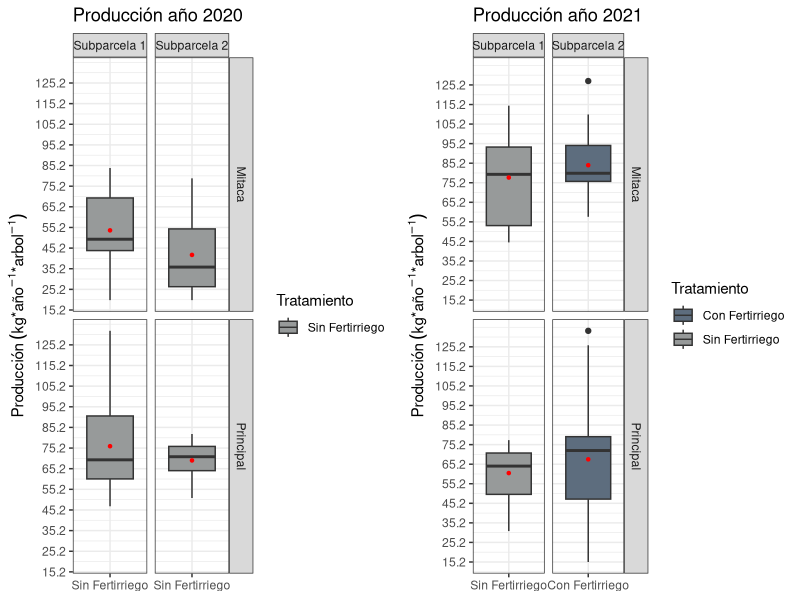
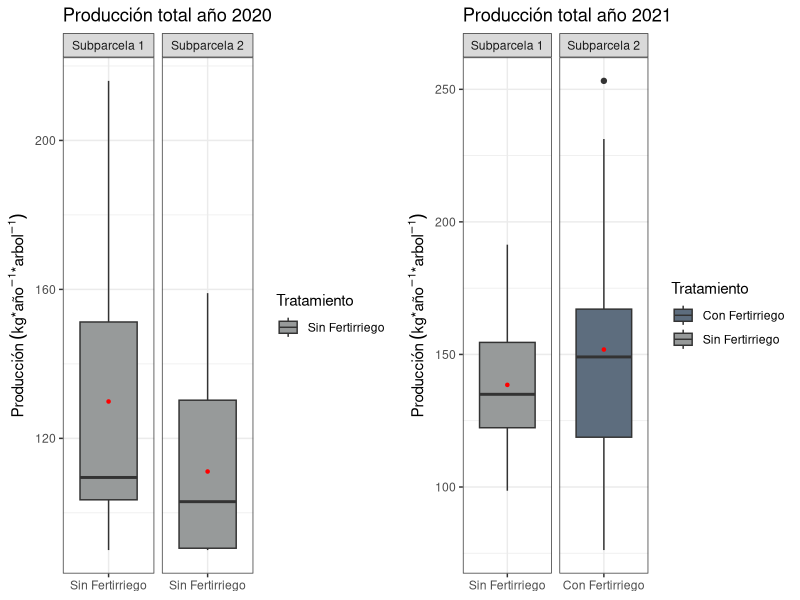
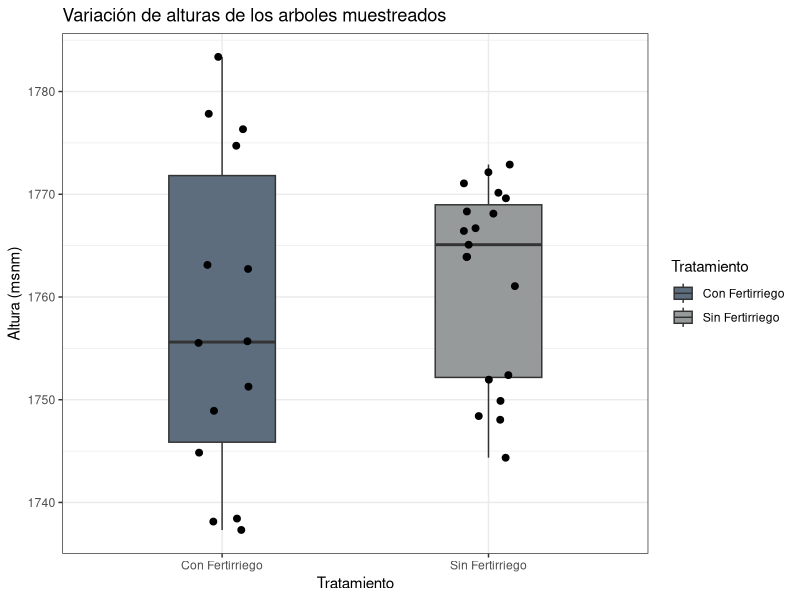
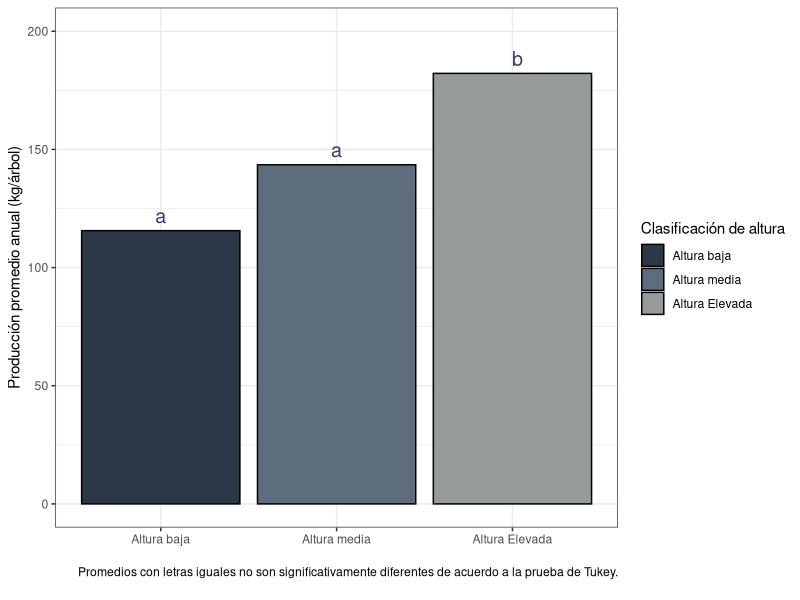
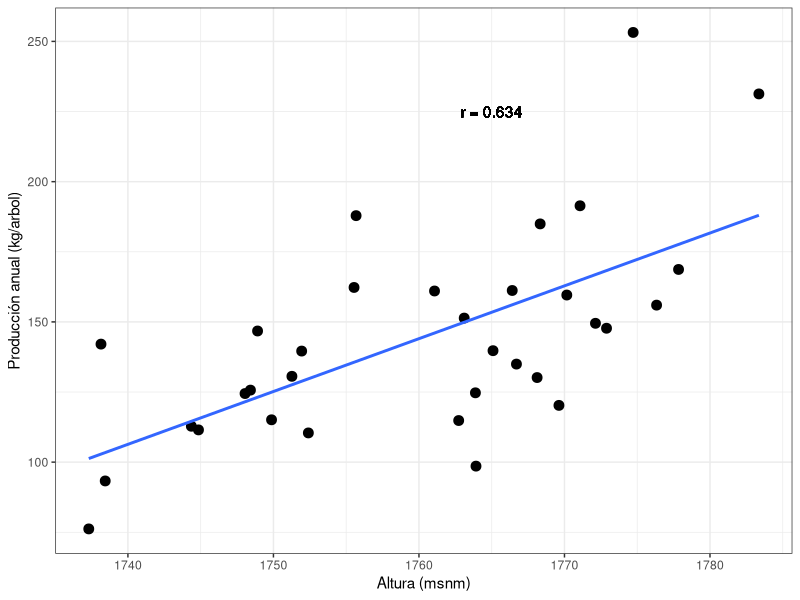
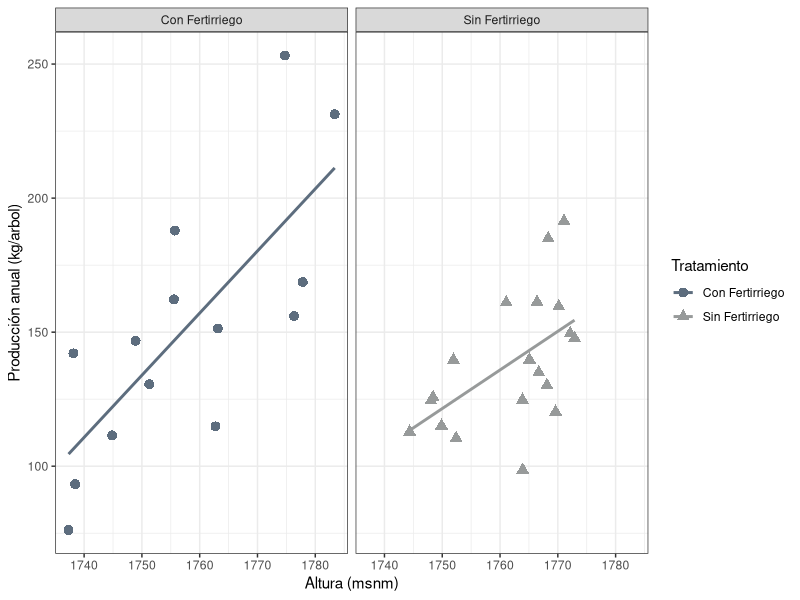

Reproduce these figures in R, in order. (Note: this script raises an error after producing the figures.)
## ---- chunk 1
knitr::opts_chunk$set(
	echo = FALSE,
	message = FALSE,
	warning = FALSE
)
library(tidyverse)
library(kableExtra)
library(gridExtra)
library(emmeans)
library(multcomp)
library(broom)
## ---- chunk 2
data <- read.csv("Data/data.csv", sep = ";", header = T, na.strings = ".")

## ---- chunk 3
graph_1 <- data %>% dplyr::filter(Temporada == 2020) %>%  ggplot(aes(x = Tratamiento, y = Produccion_arbol, fill = Tratamiento)) +
  geom_boxplot() +
  stat_summary(fun.y = mean, geom="point", shape=20, color="red", fill="red") +
  scale_fill_manual(values = c("#979a9a")) +
  labs(y = expression(Producción~(kg*"*"*año^-1*"*"*arbol^-1)), x = NULL, title = "Producción año 2020") +
  scale_y_continuous(breaks = round(seq(min(data$Produccion_arbol), max(data$Produccion_arbol), by = 10), 1)) +
  theme_bw() +
  facet_grid(Cosecha~Subparcela, scales = "free_x")
## ---- chunk 4
graph_2 <- data %>% dplyr::filter(Temporada == 2021) %>%  ggplot(aes(x = Tratamiento, y = Produccion_arbol, fill = Tratamiento)) +
  geom_boxplot() +
  stat_summary(fun.y = mean, geom="point", shape=20, color="red", fill="red") +
  scale_fill_manual(values = c("#5d6d7e", "#979a9a")) +
  labs(y = expression(Producción~(kg*"*"*año^-1*"*"*arbol^-1)), x = NULL, title = "Producción año 2021") +
  scale_y_continuous(breaks = round(seq(min(data$Produccion_arbol), max(data$Produccion_arbol), by = 10), 1)) +
  theme_bw() +
  facet_grid(Cosecha~Subparcela, scales = "free_x")
## ---- chunk 5
grid.arrange(graph_1, graph_2, ncol=2)
## ---- chunk 6
graph_3 <- data %>% group_by(Temporada, Subparcela, Rep, Tratamiento) %>% summarise(acum = sum(Produccion_arbol)) %>% 
  dplyr::filter(Temporada == 2020) %>% 
  ggplot(aes(x = Tratamiento, y = acum, fill = Tratamiento)) +
  geom_boxplot() +
  stat_summary(fun.y = mean, geom="point", shape=20, color="red", fill="red") +
  scale_fill_manual(values = c("#979a9a")) +
  labs(y =expression(Producción~(kg*"*"*año^-1*"*"*arbol^-1)), x = NULL, title = "Producción total año 2020") +
  #scale_y_continuous(breaks = round(seq(min(data$Produccion_arbol), max(data$Produccion_arbol), by = 10), 1)) +
  theme_bw() +
  facet_grid(~Subparcela, scales = "free_x")
## ---- chunk 7
graph_4 <- data %>% group_by(Temporada, Subparcela, Rep, Tratamiento) %>% summarise(acum = sum(Produccion_arbol)) %>% 
  dplyr::filter(Temporada == 2021) %>% 
  ggplot(aes(x = Tratamiento, y = acum, fill = Tratamiento)) +
  geom_boxplot() +
  stat_summary(fun.y = mean, geom="point", shape=20, color="red", fill="red") +
  scale_fill_manual(values = c("#5d6d7e", "#979a9a")) +
  labs(y = expression(Producción~(kg*"*"*año^-1*"*"*arbol^-1)), x = NULL, title = "Producción total año 2021") +
  #scale_y_continuous(breaks = round(seq(min(data$Produccion_arbol), max(data$Produccion_arbol), by = 10), 1)) +
  theme_bw() +
  facet_grid(~Subparcela, scales = "free_x")

## ---- chunk 8
grid.arrange(graph_3, graph_4, ncol=2)
## ---- chunk 9
pn_acum <- data %>% group_by(Temporada, Subparcela, Rep, Tratamiento, Altura) %>% summarise(acum = sum(Produccion_arbol))
## ---- chunk 10
pn_acum %>% dplyr::filter(Temporada == 2021) %>% ggplot(aes(x = Tratamiento, y = Altura)) +
  geom_boxplot(width=0.4, aes(fill= Tratamiento)) +
  scale_fill_manual(values = c("#5d6d7e", "#979a9a")) +
  geom_jitter(width = 0.1, size = 2) +
  labs(title = "Variación de alturas de los arboles muestreados", y = "Altura (msnm)") +
  theme_bw()
  
## ---- chunk 11
pn_acum_2021 <- pn_acum %>% dplyr::filter(Temporada == 2021) %>% 
  mutate(Altura_category = case_when(
    Altura <= 1750 ~ "Altura baja",
    Altura <= 1770 ~ "Altura media",
    Altura > 1770 ~ "Altura Elevada"
    )
  ) 

pn_acum_2021$Altura_category = as.factor(pn_acum_2021$Altura_category)
## ---- chunk 12
mod.aguacate <- lm(acum ~ Tratamiento + Altura_category, data = pn_acum_2021)
# ANOVA para mostrar
ao_aguacate <- anova(mod.aguacate)

## ---- chunk 13

# Mean comparisons by Finca
mean_comparisons_altura <- mod.aguacate %>% 
  emmeans(pairwise ~ "Altura_category", adjust="tukey") %>% 
  pluck("emmeans") %>% 
  cld(details=TRUE, Letters=letters) # add letter display

## ---- chunk 14
# plotting Results for Tto para mostrar
mean_comparisons_altura$emmeans$Altura_category <- factor(mean_comparisons_altura$emmeans$Altura_category, levels = c("Altura baja", "Altura media", "Altura Elevada"))

ggplot() +
    geom_col(
    data = mean_comparisons_altura$emmeans,
    aes(y = emmean, x = reorder(Altura_category, emmean), fill = Altura_category), col = "black") +
  # red letters 
  geom_text(
    data = mean_comparisons_altura$emmeans,
    aes(y = emmean, x = Altura_category, label = .group, vjust=-0.5),
    color = "#333b69", size = 5
  ) + 
  scale_fill_manual(values = c("#2c3845", "#5d6d7e", "#979a9a")) +
  ylim(c(0, 200)) + # force y-axis to start at 0
  ylab("Producción promedio anual (kg/árbol)") + # label y-axis      # label x-axis
  labs(x = NULL, fill = "Clasificación de altura", caption = "
       Promedios con letras iguales no son significativamente diferentes de acuerdo a la prueba de Tukey.
       ") +
  theme_bw() # clearer plot format 
## ---- chunk 15
r_cor <- round(cor(pn_acum_2021$acum, pn_acum_2021$Altura, method = "pearson"),3)

pn_acum_2021 %>% ggplot(aes(x = Altura, y = acum)) +
  labs(x = "Altura (msnm)", y = "Producción anual (kg/arbol)") +
  geom_point(size = 3) +
  theme_bw() + 
  #scale_color_manual(values = c("#5d6d7e", "#979a9a")) +
  geom_smooth(method = "lm", se = F) +
  geom_text(aes(label = paste("r =",r_cor)),
            x = 1765, y = 225)

## ---- chunk 16
pn_acum_2021 %>% ggplot(aes(x = Altura, y = acum, color = Tratamiento)) +
  labs(x = "Altura (msnm)", y = "Producción anual (kg/arbol)") +
  geom_point(aes(shape = Tratamiento), size = 3) +
  theme_bw() + 
  scale_color_manual(values = c("#5d6d7e", "#979a9a")) +
  geom_smooth(method = "lm", se = F) +
  facet_wrap(~Tratamiento)
## ---- chunk 17
Calidad_fruto <- read.csv("Data/Calidad_fruto.csv", sep = ";", header = T, na.strings = ".")
Calidad_fruto <- Calidad_fruto %>% dplyr::select(!Peso_fruto)
Calidad_fruto <- Calidad_fruto %>% dplyr::mutate(Peso_fruto = (Peso_corteza+Peso_meso+Peso_semilla),
                                                 Porc_pulpa = (Peso_meso/(Peso_corteza+Peso_meso+Peso_semilla))*100)

Calidad_fruto <- Calidad_fruto %>% relocate(Peso_fruto, Porc_pulpa, .after = Cosecha)

Calidad_fruto <- Calidad_fruto %>% relocate(Peso_meso, Peso_corteza, Peso_semilla, .before = Porc_pulpa)

## ---- chunk 18
library(corrplot)

res <- cor(use = "na.or.complete", Calidad_fruto %>% dplyr::select(-c("Subparcela", "Muestra", "Cosecha", "Forma__corteza")))
corrplot(res, type = "upper", order = "hclust", 
         tl.col = "black", tl.srt = 45)
## ---- chunk 19
res_Traviesa <- cor(use = "na.or.complete", Calidad_fruto %>% dplyr::filter(Cosecha == "Traviesa") %>% dplyr::select(-c("Subparcela", "Muestra", "Cosecha", "Forma__corteza", "pH_endo")))
corrplot(res_Traviesa, type = "upper", tl.col = "black", tl.srt = 45)
## ---- chunk 20
res_principal <- cor(use = "na.or.complete", Calidad_fruto %>% dplyr::filter(Cosecha == "Principal") %>% dplyr::select(-c("Subparcela", "Muestra", "Cosecha", "Forma__corteza", "pH_endo")))
corrplot(res_principal, type = "upper", tl.col = "black", tl.srt = 45)
## ---- chunk 21
boxp_prom_calidad <- Calidad_fruto %>% dplyr::filter(Cosecha == "Principal")


box_sl <- ggplot(boxp_prom_calidad, aes(x = Subparcela, y = Peso_fruto)) +
  geom_bar(stat = 'summary', aes(fill= Subparcela), show.legend = F) +
  scale_fill_manual(values = c("#5d6d7e", "#979a9a")) +
  stat_summary(aes(label = round(..y..,2)), fun.y=mean, geom="text", size=3,
               vjust = -0.5) +
  theme(legend.position = "top") +
  labs(y = "Peso de fruto (g)", title = "Peso de fruto")
  
box_sw <- ggplot(boxp_prom_calidad, aes(x = Subparcela, y = Peso_meso, fill = Subparcela)) +
  geom_bar(stat = 'summary', aes(fill= Subparcela), show.legend = F) +
  scale_fill_manual(values = c("#5d6d7e", "#979a9a")) +
  stat_summary(aes(label = round(..y..,2)), fun.y=mean, geom="text", size=3,
               vjust = -0.5) +
  theme(legend.position = "top") +
  labs(y = "Peso de mesocarpo (g)", title = "Peso de mesocarpo")
  
box_pl <- ggplot(boxp_prom_calidad, aes(x = Subparcela, y = Peso_corteza, fill = Subparcela)) +
  geom_bar(stat = 'summary', aes(fill= Subparcela), show.legend = F) +
  scale_fill_manual(values = c("#5d6d7e", "#979a9a")) +
  stat_summary(aes(label = round(..y..,2)), fun.y=mean, geom="text", size=3,
               vjust = -0.5) +
  theme(legend.position = "top") +
  labs(y = "Peso de corteza (g)", title = "Peso de corteza")


box_pw <- ggplot(boxp_prom_calidad, aes(x = Subparcela, y = Peso_semilla, fill = Subparcela)) +
  geom_bar(stat = 'summary', aes(fill= Subparcela), show.legend = F) +
  scale_fill_manual(values = c("#5d6d7e", "#979a9a")) +
  stat_summary(aes(label = round(..y..,2)), fun.y=mean, geom="text", size=3,
               vjust = -0.5) +
  theme(legend.position = "top") +
  labs(y = "Peso de semilla (g)", title = "Peso de semilla")

box_ci <- ggplot(boxp_prom_calidad, aes(x = Subparcela, y = Porc_pulpa, fill = Subparcela)) +
  geom_bar(stat = 'summary', aes(fill= Subparcela), show.legend = F) +
  scale_fill_manual(values = c("#5d6d7e", "#979a9a")) +
  stat_summary(aes(label = round(..y..,2)), fun.y=mean, geom="text", size=3,
               vjust = -0.5) +
  theme(legend.position = "top") +
  labs(y = "Porcentaje de pulpa (%)", title = "Porcentaje de pulpa")


grid.arrange(box_sl, box_sw, box_pl, box_pw, box_ci, ncol = 3, nrow = 2)
## ---- chunk 22
# box_TD <- ggplot(boxp_prom_calidad, aes(x = Subparcela, y = Tamaño.dorsal, fill = Subparcela)) +
#   geom_boxplot() +
#   theme(legend.position = "top")

box_AEndo <- ggplot(boxp_prom_calidad, aes(x = Subparcela, y = Acidez_endo, fill = Subparcela)) +
  geom_bar(stat = 'summary', aes(fill= Subparcela), show.legend = F) +
  scale_fill_manual(values = c("#5d6d7e", "#979a9a")) +
  stat_summary(aes(label = round(..y..,2)), fun.y=mean, geom="text", size=3,
               vjust = -0.5) +
  theme(legend.position = "top") +
  labs(y = "Acidez (% ácido tartárico)", title = "% de acidez")

box_GBE <- ggplot(boxp_prom_calidad, aes(x = Subparcela, y = Grados_brix_endo, fill = Subparcela)) +
  geom_bar(stat = 'summary', aes(fill= Subparcela), show.legend = F) +
  scale_fill_manual(values = c("#5d6d7e", "#979a9a")) +
  stat_summary(aes(label = round(..y..,2)), fun.y=mean, geom="text", size=3,
               vjust = -0.5) +
  theme(legend.position = "top") +
  labs(y = "ºBrix", title = "ºBrix")

box_Grasa <- ggplot(boxp_prom_calidad, aes(x = Subparcela, y = Grasa.total_endo, fill = Subparcela)) +
  geom_bar(stat = 'summary', aes(fill= Subparcela), show.legend = F) +
  scale_fill_manual(values = c("#5d6d7e", "#979a9a")) +
  stat_summary(aes(label = round(..y..,2)), fun.y=mean, geom="text", size=3,
               vjust = -0.5) +
  theme(legend.position = "top") +
  labs(y = "Grasa total (g/100 g)", title = "Grasa Total")

box_Fibra <- ggplot(boxp_prom_calidad, aes(x = Subparcela, y = Fibra.cruda_endo, fill = Subparcela)) +
  geom_bar(stat = 'summary', aes(fill= Subparcela), show.legend = F) +
  scale_fill_manual(values = c("#5d6d7e", "#979a9a")) +
  stat_summary(aes(label = round(..y..,2)), fun.y=mean, geom="text", size=3,
               vjust = -0.5) +
  theme(legend.position = "top") +
  labs(y = "Fibra total (g/100 g)", title = "Fibra Total")


grid.arrange(box_AEndo, box_GBE, box_Grasa, box_Fibra, ncol = 2, nrow = 2)

# Eliminar Tamaño dorsal, Long endocarpio, ancho del endocarpio, haces vasculares
